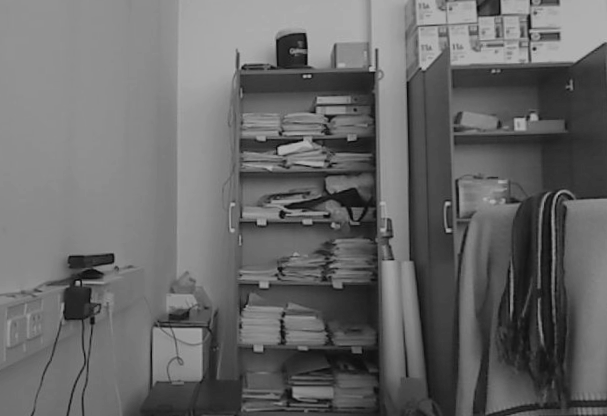
#> input picture proj1/disparity/office2_left.png, 607 x 416 px, found by its file name
$ python snnipet_old.py
#> lines starting #> are read from the running program, lines starting #| are printed output that depends on the picture; after the words box and inside, x2 and y2 are one past the last pixel; in counts of white or black regions, pixels touching at a corner belong together
#> further down, im1 is the input picture: shape (416, 607) float32; min 0.0235, max 0.714, mean 0.408
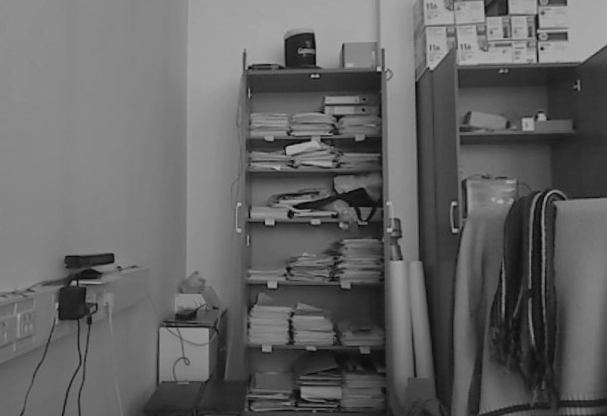
#> input picture proj1/disparity/office2_right.png, 607 x 416 px, found by its file name
#> further down, im2 is the input picture: shape (416, 607) float32; min 0.0157, max 0.71, mean 0.393
### proj1/ex1_utils.py
import math

import numpy as np
import cv2
from matplotlib.colors import hsv_to_rgb


# [57 lines left out: functions gaussderiv, gausssmooth, show_flow, rotate_image, not called in this run]

### proj1/my.py
import cv2
from matplotlib import pyplot as plt
import numpy as np
import sys
sys.path.append(".")
from proj1.ex1_utils import gaussderiv, show_flow, gausssmooth


def lucaskanade(im1,im2,N,SIG=0.9,TRESH=10**(-5),R=None,R_tresh=0.6):
    #im1−first image matrix(grayscale)
    #im2−second image matrix(grayscale)
    #n−size of the neighborhood(NxN)

#> called with N = 3, SIG = 0.9, TRESH = 1e-05, R_tresh = 0.6
    Ix,Iy = gaussderiv(im1,SIG)
    It = im2-im1
    Ixy = np.multiply(Ix,Iy)
    Ixx = np.multiply(Ix,Ix)
    Iyy = np.multiply(Iy,Iy)
    Ixt = np.multiply(Ix,It)
    Iyt = np.multiply(Iy,It)

    assert(N%2==1)
    kernel1 = np.ones((N,N), np.float32)
    suIxx = cv2.filter2D(src=Ixx, ddepth=-1, kernel=kernel1)
    suIxy = cv2.filter2D(src=Ixy, ddepth=-1, kernel=kernel1)
    suIyy = cv2.filter2D(src=Iyy, ddepth=-1, kernel=kernel1)
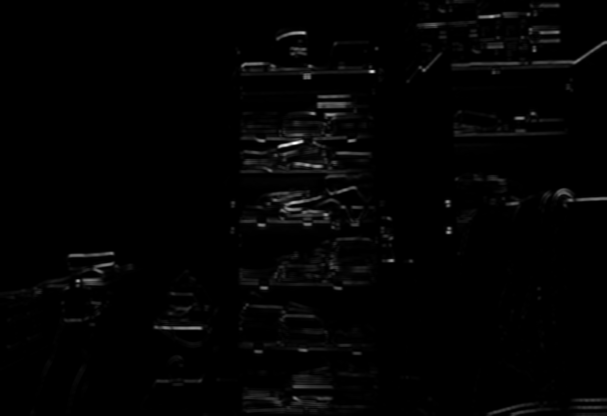
#> suIyy: shape (416, 607) float32; min 0, max 1.9, mean 0.0256; drawn with min black and max white
    suIxt = cv2.filter2D(src=Ixt, ddepth=-1, kernel=kernel1)
    suIyt = cv2.filter2D(src=Iyt, ddepth=-1, kernel=kernel1)


    D = np.multiply(suIxx,suIyy) - np.multiply(suIxy,suIxy)
    mask = np.abs(D) < TRESH
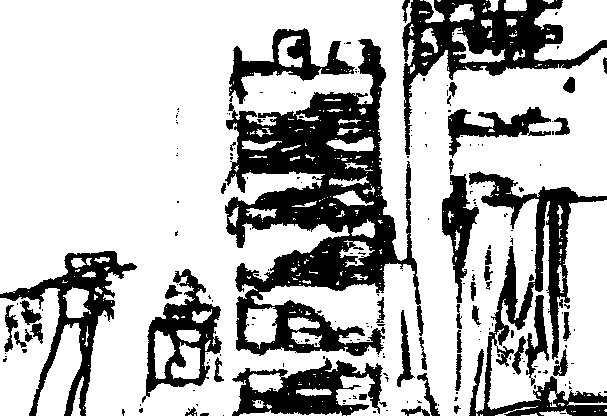
#> mask: shape (416, 607) bool; 72.8% white; 215 black regions (165 under 20 px), largest, box (x1, y1, x2, y2) and area: (225, 39, 424, 356) 25221, (469, 171, 607, 416) 8817, (402, 0, 607, 155) 8637
    D[mask & (D > 0)] = TRESH
    D[mask & (D == 0)] = TRESH
#> D: shape (416, 607) float32; min 1e-05, max 0.403, mean 0.000627
    D[mask & (D < 0)] = -TRESH


    U_denom = np.multiply(suIyy,suIxt)-np.multiply(suIxy,suIyt)
    U = -np.divide(U_denom,D)
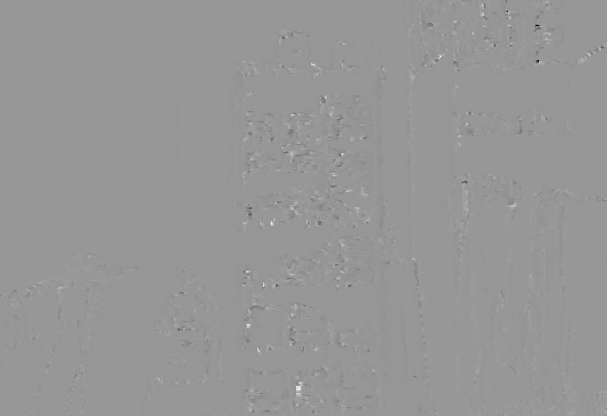
#> U: shape (416, 607) float32; min -77.85, max 53.58, mean 0; drawn with min black and max white
    V_denom = np.multiply(suIxx,suIyt)-np.multiply(suIxy,suIxt)
    V = -np.divide(V_denom,D)

    if R is not None:
        U[R<R_tresh]=0
        V[R<R_tresh]=0

    # if R is not None:
    #     U[R==0]=0
    #     V[R==0]=0


    return U,V


# [70 lines left out: functions hornschunck, harris_response, not called in this run]


### proj1/snnipet_old.py
import numpy as np
import matplotlib . pyplot as plt
from ex1_utils import rotate_image, show_flow
import sys
sys.path.append(".")
from my import lucaskanade, hornschunck

# [31 lines of commented-out code are left out]

im_name="office2"
im1=np.array(plt.imread("/home/lema/Documents/RV/proj1/disparity/office2_left.png"))
im2=np.array(plt.imread("/home/lema/Documents/RV/proj1/disparity/office2_right.png"))

sig = 0.9
tresh = 10**(-5)


U_lk, V_lk = lucaskanade(im1, im2, 3, SIG=sig, TRESH=tresh)


fig1, ((ax1_11, ax1_12), (ax1_21, ax1_22)) = plt.subplots(2, 2)
ax1_11.imshow(im1)
ax1_12.imshow(im2)
show_flow(U_lk, V_lk, ax1_21, type='angle')
#> in show_flow, `angle = np.arctan2(V, U) + math.pi`:
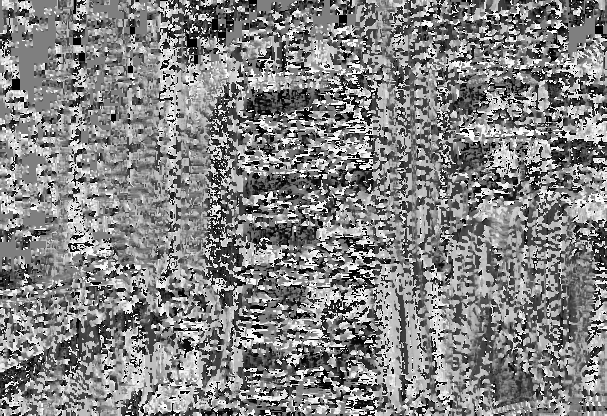
#> angle: shape (416, 607) float32; min 0, max 6.28, mean 3.24; drawn with min black and max white
#> in show_flow, `im_hsv = np.concatenate((np.expand_dims(angle / (2 * math.pi), -1), np..`:
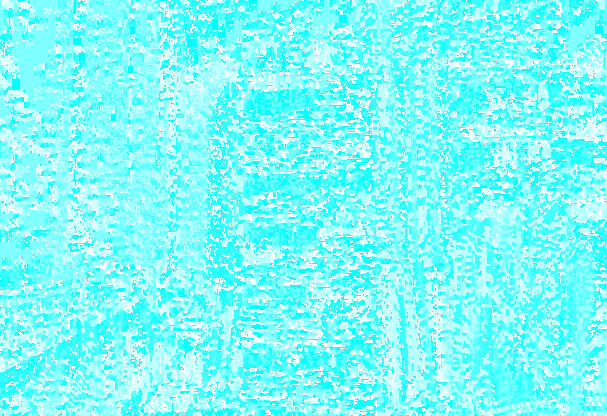
#> im_hsv: shape (416, 607, 3) float32; mean of channels 0, 1, 2 0.515, 1, 1; drawn as R, G, B
show_flow(U_lk, V_lk, ax1_22, type='field', set_aspect=True)
fig1.suptitle('Lucas−Kanade Optical Flow')

plt.savefig(im_name+"_lk.svg")
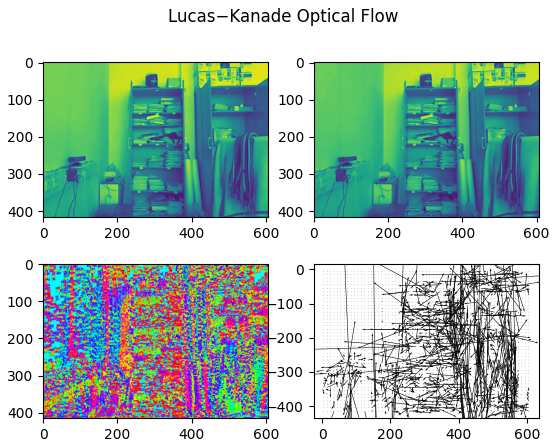
#> figure drawn by matplotlib, 4 panels


# [10 lines of commented-out code are left out]
